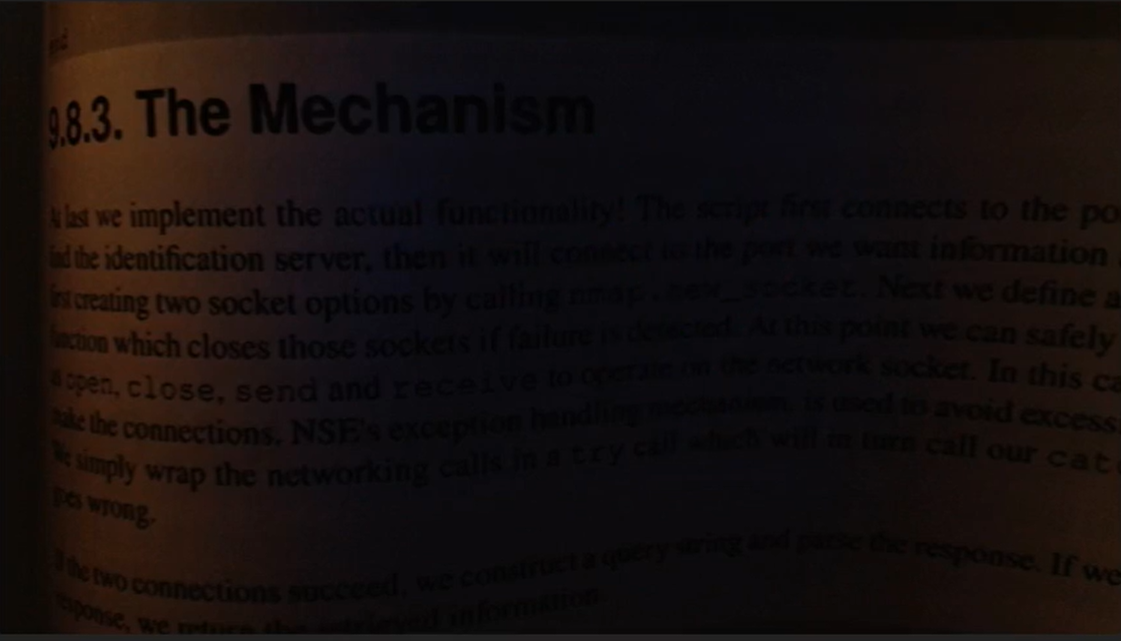
#> input picture metin uygulama.png, 1121 x 641 px
$ python '5. modül 8. part metin netleştirme.py'
#> lines starting #> are read from the running program, lines starting #| are printed output that depends on the picture; after the words box and inside, x2 and y2 are one past the last pixel; in counts of white or black regions, pixels touching at a corner belong together
import cv2
import numpy as np
import time

img = cv2.imread("metin uygulama.png",)
#> img is the input picture: shape (641, 1121, 3); mean B, G, R 13.6, 14.4, 21.2

ret,treshold = cv2.threshold(img,12,255,cv2.THRESH_BINARY_INV)
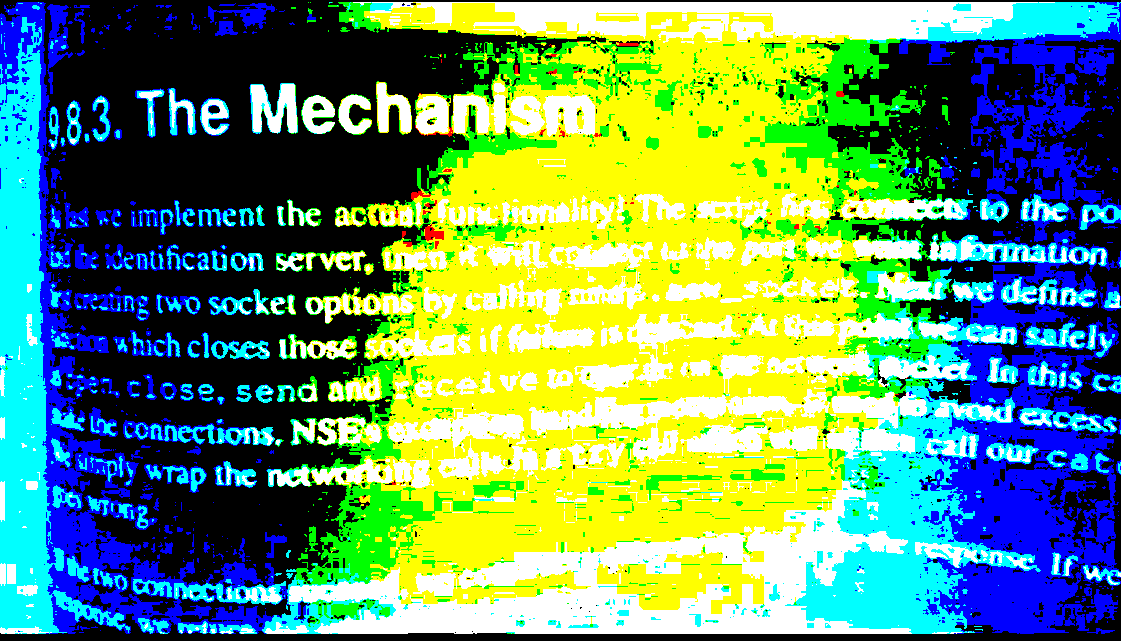
#> treshold: shape (641, 1121, 3); mean B, G, R 103.8, 149, 103.2

gray_img = cv2.cvtColor(img,cv2.COLOR_BGR2GRAY)
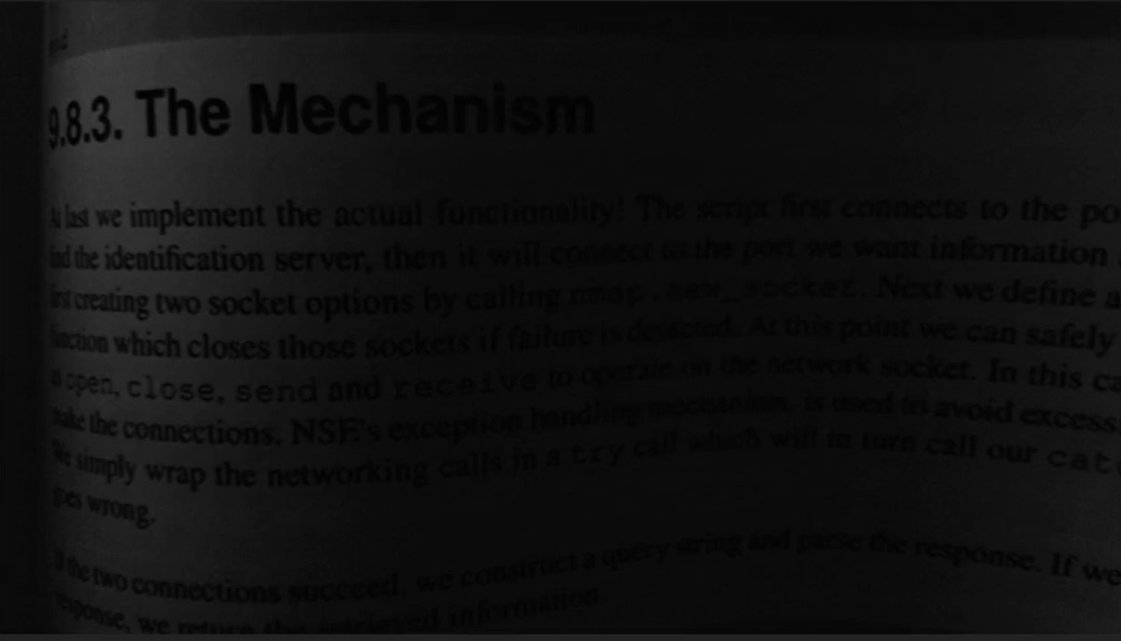
#> gray_img: shape (641, 1121); min 0, max 66, mean 16.3
"""gaus = cv2.adaptiveThreshold(gray_img,255,cv2.ADAPTIVE_THRESH_GAUSSIAN_C,cv2.THRESH_BINARY_INV,155,3)"""
ret,tresholdgray = cv2.threshold(gray_img,12,255,cv2.THRESH_BINARY)
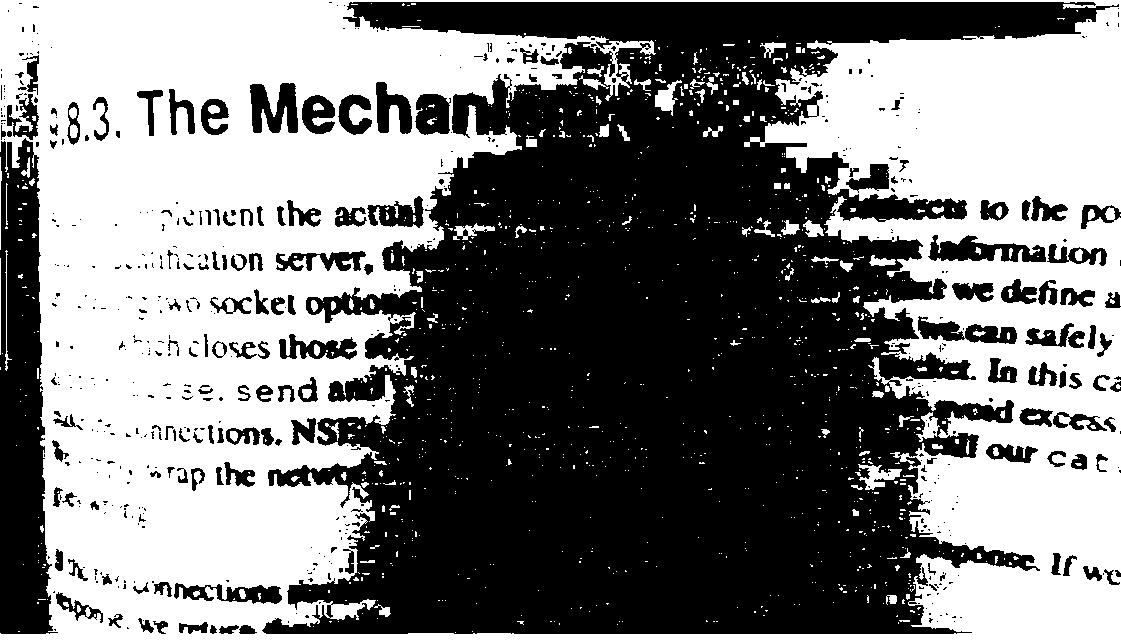
#> tresholdgray: shape (641, 1121); 49.1% white; 1125 white regions (997 under 20 px), largest, box (x1, y1, x2, y2) and area: (0, 0, 1121, 641) 340848, (858, 464, 902, 490) 520, (655, 80, 682, 116) 426
ret,Treshold1= cv2.threshold(gray_img,12,255,cv2.THRESH_BINARY+cv2.THRESH_OTSU)
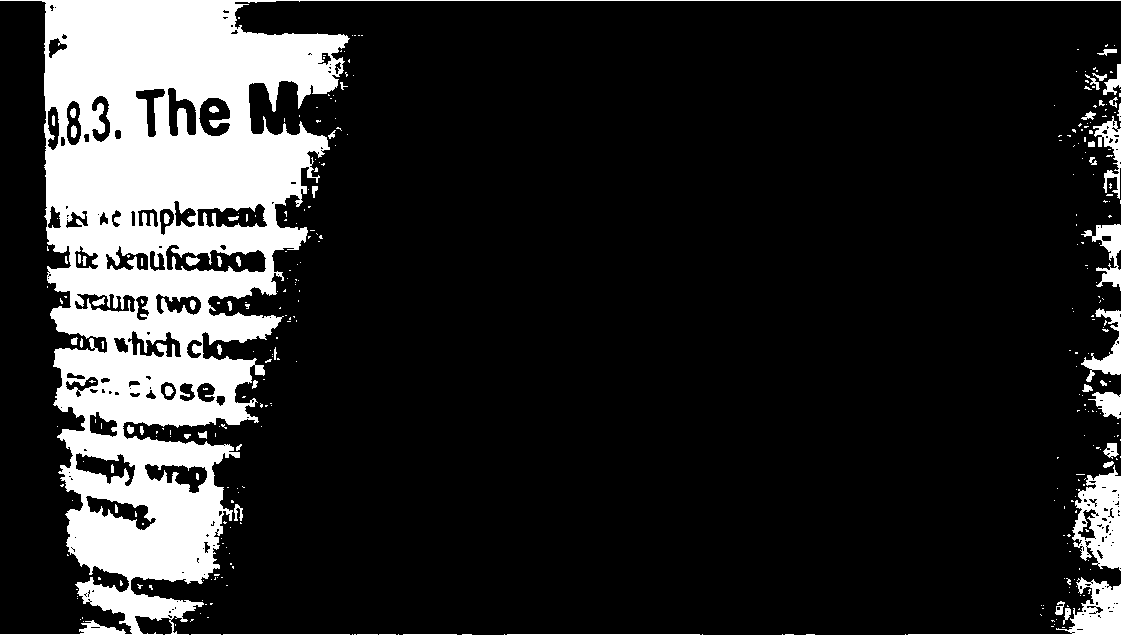
#> Treshold1: shape (641, 1121); 17.2% white; 328 white regions (275 under 20 px), largest, box (x1, y1, x2, y2) and area: (0, 0, 1121, 641) 113340, (1072, 465, 1121, 571) 3188, (1081, 224, 1121, 291) 1010
#> ret = 23
print(img.shape)
#| (641, 1121, 3)
for block_size in range(255, 555, 2):

    gaus = cv2.adaptiveThreshold(gray_img, 255, cv2.ADAPTIVE_THRESH_GAUSSIAN_C, cv2.THRESH_BINARY_INV, block_size, 3)
    a = str(block_size)
    cv2.imshow(a,gaus)
    cv2.waitKey(500)
    cv2.destroyAllWindows()
#> this loop made 150 passes
#> pass 1, `gaus = cv2.adaptiveThreshold(gray_img, 255, cv2.ADAPTIVE_THRESH_GAUSSI..`:
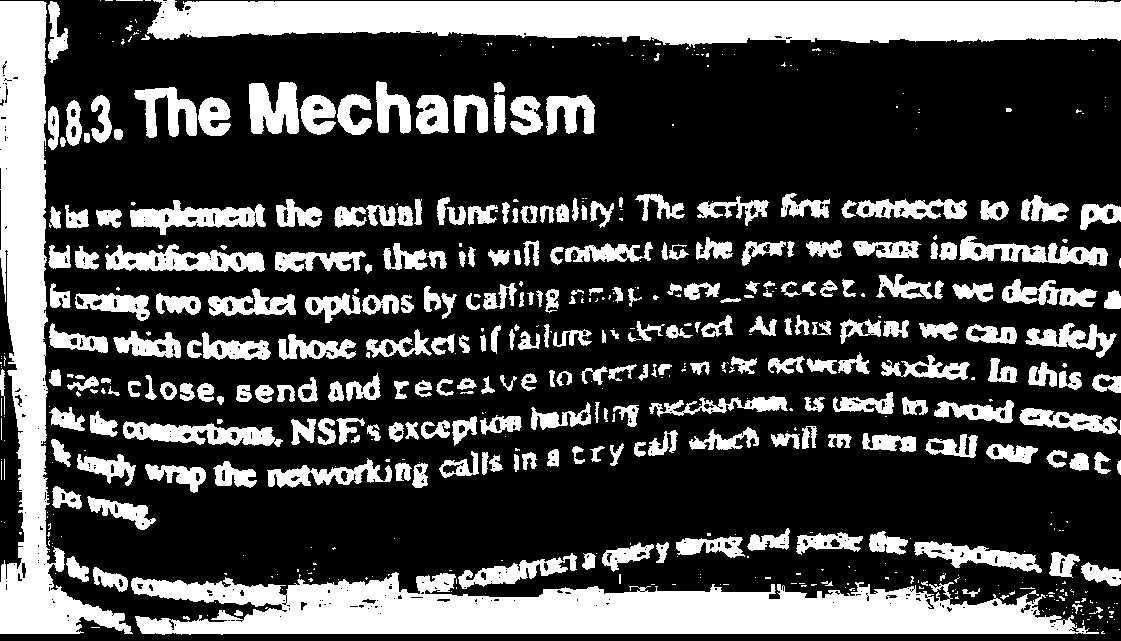
#> gaus: shape (641, 1121); 28.4% white; 582 white regions (303 under 20 px), largest, box (x1, y1, x2, y2) and area: (131, 572, 1099, 635) 37903, (147, 0, 1121, 48) 35600, (0, 1, 133, 634) 26587
#> pass 3, `gaus = cv2.adaptiveThreshold(gray_img, 255, cv2.ADAPTIVE_THRESH_GAUSSI..`:
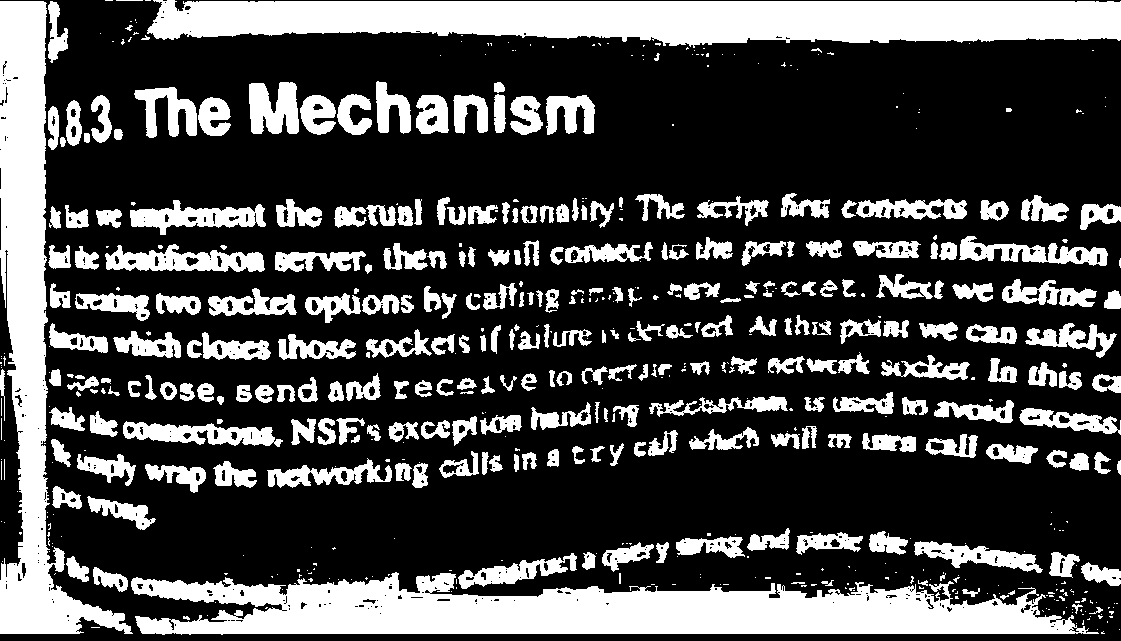
#> gaus: shape (641, 1121); 28.6% white; 578 white regions (300 under 20 px), largest, box (x1, y1, x2, y2) and area: (131, 572, 1099, 635) 38436, (147, 0, 1121, 48) 35707, (0, 1, 133, 634) 26826
    # Sonuçları gözlemleyerek en iyi `blockSize` değerini seçebilirsiniz.

"""blur = cv2.medianBlur(gaus,1)
cv2.imshow("orjinal",img)
cv2.imshow("binary",treshold)
cv2.imshow("tresholdgray",tresholdgray)
cv2.imshow("gaus",gaus)
cv2.imshow("otsu",Treshold1)
cv2.imshow("blur",blur)

cv2.waitKey(0)
cv2.destroyAllWindows()
"""


"""img =cv2.imread("metinnetleştirme.png")

img_gray = cv2.cvtColor(img,cv2.COLOR_BGR2GRAY)


ret, Threshold = cv2.threshold(img,125,255,cv2.THRESH_BINARY)
cv2.imshow("orjinal",img)
cv2.imshow("threshold",Threshold)
cv2.waitKey()
cv2.destroyAllWindows()"""
